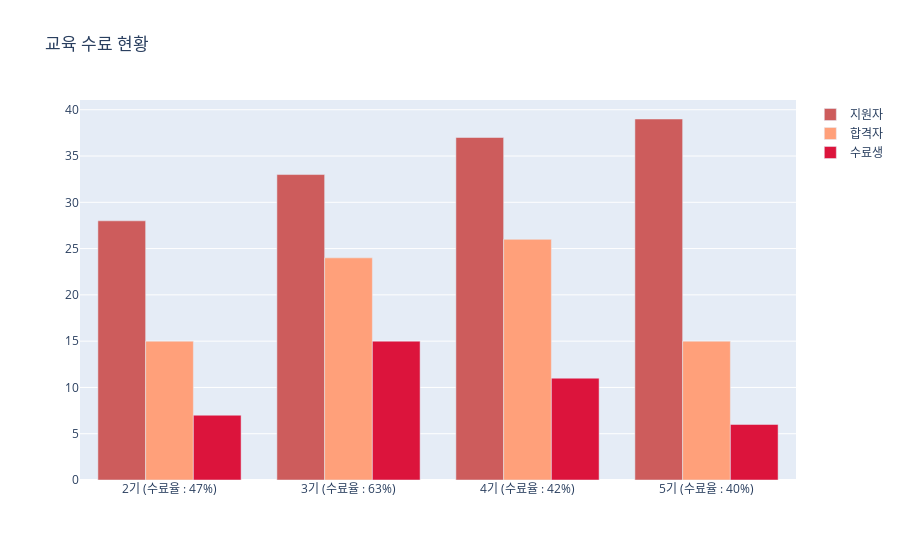

The code cell stored with this chart in its notebook:
### Code cell
# fig = go.Figure()
# fig = go.Figure(data=[go.Bar(x=applier, y=pass_,z=finish_, 
#             hovertext=['27% market share', '24% market share', '19% market share'])])
fig = go.Figure()
fig.add_trace(go.Bar(
    x=columns,
    y=applier,
    name='지원자',
    marker_color='indianred',
    hovertext=['(클라 18, 서버 10)', '(클라 31, 서버 2)', '(입문, 클라, 클라통합, 서버, 풀스택(클라+서버))', 
               '(상담을 통한 클래스 권유)']
))

fig.add_trace(go.Bar(
    x=columns,
    y=pass_ ,
    name='합격자',
    marker_color='lightsalmon',
    hovertext=['(클라 8, 서버 7)', '(클라 13, 클라 통합(iOS + Android) 7, 서버 4) ', '(입문 9, 클라 6, 클라통합 5, 서버 7, 풀스택 9)', 
               '(입문 5, 클라 5, 서버 5)']
))

fig.add_trace(go.Bar(
    x=columns,
    y=finish_,
    name='수료생',
    marker_color='crimson',
    hovertext=['(클라 4 서버 3)', '(클라 5 , 클라 통합 6, 서버 4) ', '(입문 1, 클라 5, 통합1, 서버 3, 풀스택 1)', 
               '(입문 1, 클라 2, 서버 3)']
))

# Here we modify the tickangle of the xaxis, resulting in rotated labels.
fig.update_layout(barmode='group')
fig.update_layout(title_text='교육 수료 현황')
fig.show()

### Figure 1 — Plotly figure (JSON) as saved in the notebook; plotly's stock layout.template omitted (floating-point values rounded to 4 significant figures)
{"data": [{"hovertext": ["(클라 18, 서버 10)", "(클라 31, 서버 2)", "(입문, 클라, 클라통합, 서버, 풀스택(클라+서버))", "(상담을 통한 클래스 권유)"], "marker": {"color": "indianred"}, "name": "지원자", "type": "bar", "x": ["2기 (수료율 : 47%)", "3기 (수료율 : 63%)", "4기 (수료율 : 42%)", "5기 (수료율 : 40%)"], "y": [28, 33, 37, 39]}, {"hovertext": ["(클라 8, 서버 7)", "(클라 13, 클라 통합(iOS + Android) 7, 서버 4) ", "(입문 9, 클라 6, 클라통합 5, 서버 7, 풀스택 9)", "(입문 5, 클라 5, 서버 5)"], "marker": {"color": "lightsalmon"}, "name": "합격자", "type": "bar", "x": ["2기 (수료율 : 47%)", "3기 (수료율 : 63%)", "4기 (수료율 : 42%)", "5기 (수료율 : 40%)"], "y": [15, 24, 26, 15]}, {"hovertext": ["(클라 4 서버 3)", "(클라 5 , 클라 통합 6, 서버 4) ", "(입문 1, 클라 5, 통합1, 서버 3, 풀스택 1)", "(입문 1, 클라 2, 서버 3)"], "marker": {"color": "crimson"}, "name": "수료생", "type": "bar", "x": ["2기 (수료율 : 47%)", "3기 (수료율 : 63%)", "4기 (수료율 : 42%)", "5기 (수료율 : 40%)"], "y": [7, 15, 11, 6]}], "layout": {"barmode": "group", "title": {"text": "교육 수료 현황"}}}
